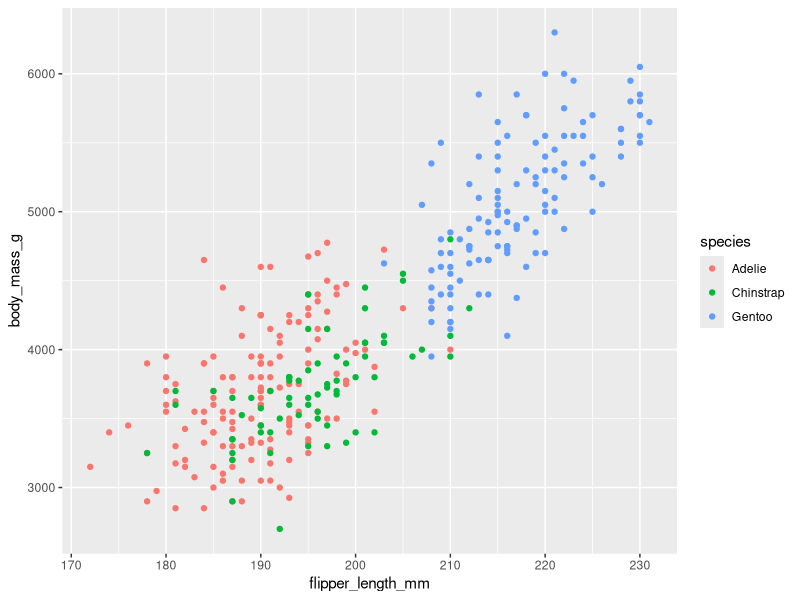
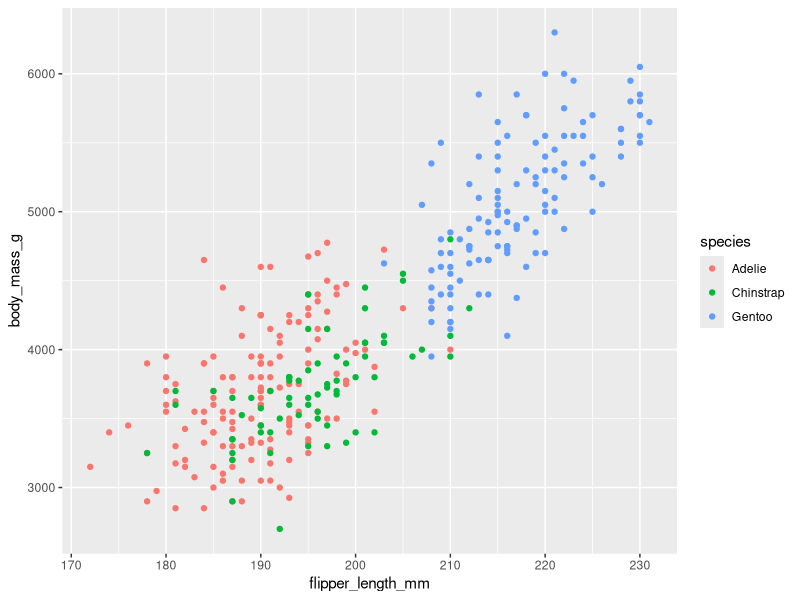

These charts were generated, in order, by the following R code:
## ---- chunk 1
library(tidyverse)
library(palmerpenguins)
library(ggplot2)
## ---- chunk 2
ggplot(data=penguins) +
  geom_point(mapping=aes(x=flipper_length_mm, y=body_mass_g, color=species))
## ---- chunk 3
ggsave("three-penguin-species.png")
